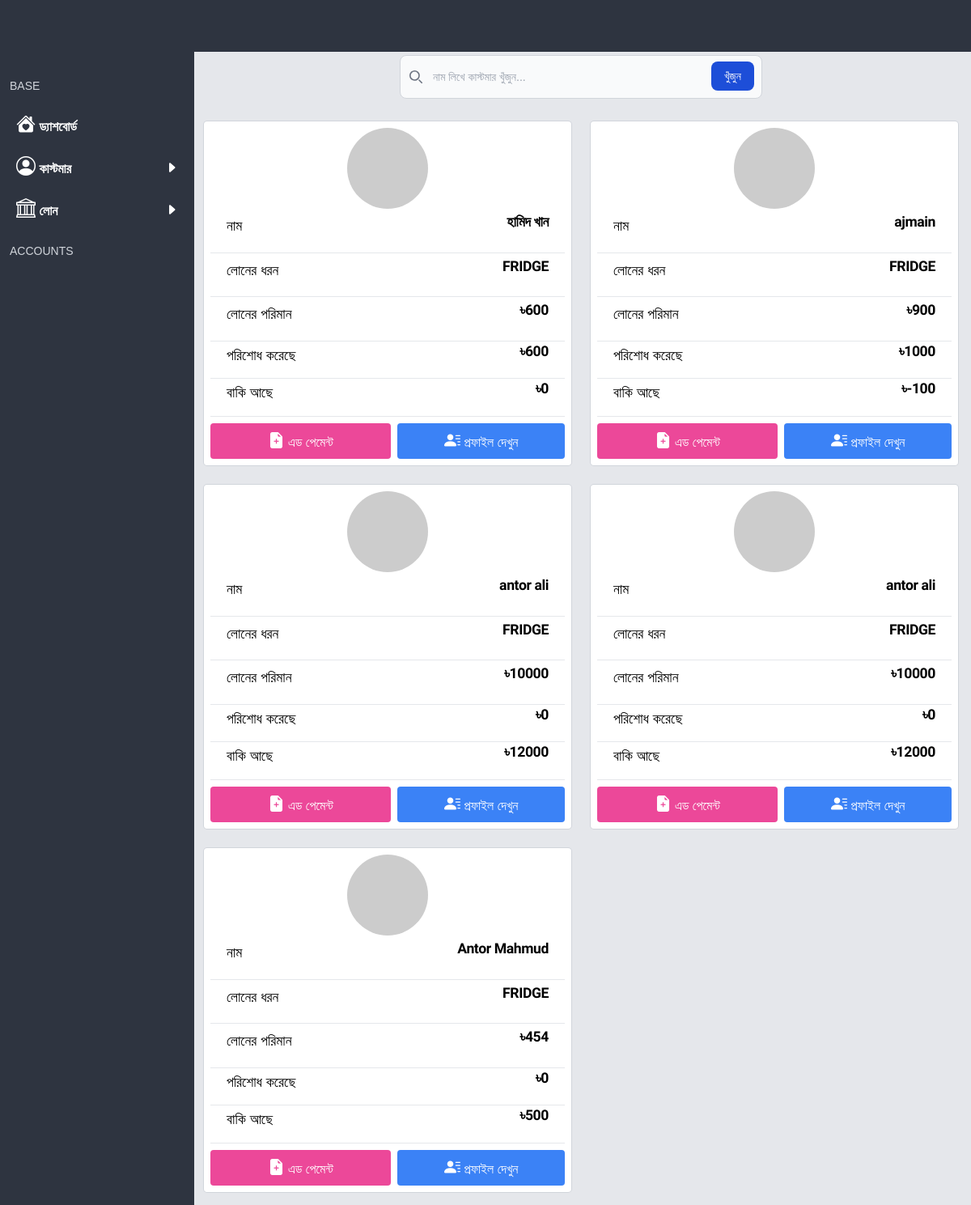
Before: /see-customer (signed in) with the older database file.
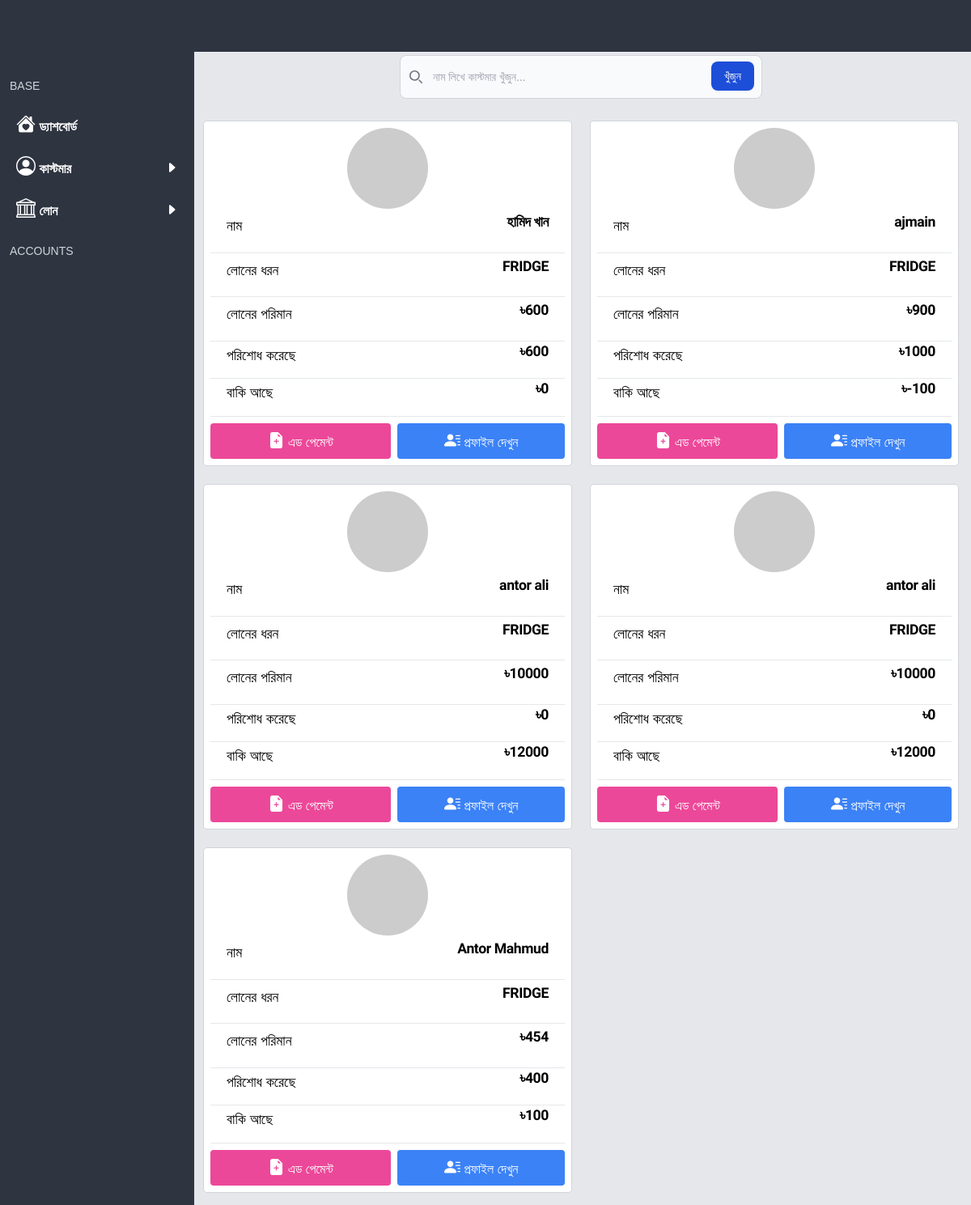
After: the same page with the newer database file.
### base/models.py (models this page shows, shortened)
class Base(models.Model):
    created_at = models.DateTimeField(default=timezone.now, editable=False)
    updated_at = models.DateTimeField(auto_now=True)
    class Meta:
        abstract = True

class Customer(Base):
    name = models.CharField(max_length=100)
    address = models.CharField(max_length=100)
    mobile = models.CharField(max_length=100)
    loans = models.ForeignKey(Loan, on_delete=models.CASCADE, related_name='user_loan')
    total_loan_amount = models.IntegerField(default=0)
    already_paid = models.IntegerField(default=0)
    have_to_paid = models.IntegerField(default=0)
    dp = models.FileField(upload_to='dp', null=True, blank=True)
    notes = models.TextField(null=True, blank=True)
    mission_complete = models.BooleanField(default=False)
    profit = models.IntegerField(default=0)
    have_to_pay = models.IntegerField(default=0)

class Loan(Base):
    name = models.CharField(max_length=100)
    price = models.IntegerField(default=0)

### base/views.py (the view)
# urls.py: path('see-customer', show_customer),
@onlyuser
def show_customer(request):
    customers = Customer.objects.all()
    if request.GET.get('q'):
        customers = customers.filter(name__icontains=request.GET.get('q'))
    context = {'customer' : customers}
    return render(request, 'seecustomer.html', context)

### templates/seecustomer.html (shortened to what this page needs)
{% extends 'base.html' %}
{% block body %}
<form class="mb-5 max-w-md mx-auto" method="GET" action="/see-customer">
  <div class="relative">
      <div class="absolute inset-y-0 start-0 flex items-center ps-3 pointer-events-none">
      </div>
      <input name="q" type="search" id="default-search" class="block w-full p-4 ps-10 text-sm text-gray-900 border border-gray-300 rounded-lg bg-gray-50 focus:ring-blue-500 focus:border-blue-500" placeholder="নাম লিখে কাস্টমার খুঁজুন..." required />
      <button type="submit" class="text-white absolute end-2.5 bottom-2.5 bg-blue-700 hover:bg-blue-800 focus:ring-4 focus:outline-none focus:ring-blue-300 font-medium rounded-lg text-sm px-4 py-2">খুঁজুন</button>
  </div>
</form>
<div class="grid grid-cols-1 md:grid-cols-2 gap-2">
   {% for c in customer %}
   <div class="z-0 relative m-2 p-2 rounded bg-white flex flex-col justify-center ring ring-1 ring-gray-300">
     <div class="flex items-center justify-center">
       <img class="rounded-full w-[100px]" src="https://api.dicebear.com/9.x/identicon/svg?seed={{c.name}}" />
     </div>
     <div class="info flex items-start justify-between mx-5 my-2">
       <p class="mute">নাম</p>
       <p class="mute gab">{{c.name}}</p>
     </div>
     <hr>
     <div class="info flex items-start justify-between mx-5 my-2">
       <p class="mute">লোনের ধরন</p>
       <p class="mute gab">{{c.loans.name}}</p>
     </div>
     <hr>
     <div class="info flex items-start justify-between mx-5 my-2">
       <p class="mute">লোনের পরিমান</p>
       <p class="mute gab">৳{{c.total_loan_amount}}</p>
     </div>
     <hr>
     <div class="info flex items-start justify-between mx-5 my-1">
       <p class="mute">পরিশোধ করেছে</p>
       <p class="mute gab">৳{{c.already_paid}}</p>
     </div>
     <hr>
     <div class="info flex items-start justify-between mx-5 my-1">
       <p class="mute">বাকি আছে</p>
       <p class="mute gab">৳{{c.have_to_paid}}</p>
     </div>
     <hr>
<div class="gap-2 mt-2 flex items-center justify-between">
<button data-modal-id="modal-{{c.id}}" class="openModalBtn w-full text-white py-2 px-4 rounded bg-pink-500">
       <i class="text-xl bi bi-file-earmark-plus-fill"></i> এড পেমেন্ট
     </button>
<a class="w-full"  href="/profile/{{c.id}}">
<button class=" text-white py-2 px-4 rounded bg-blue-500 w-full">
       <i class="text-xl bi bi-person-lines-fill my-auto"></i> প্রফাইল দেখুন
     </button>
</a>
</div>
   </div>
   {% endfor %}
{% endblock %}

Changed rows visible on the page:
changed Customer "Antor Mahmud": already_paid "0" → "400"; have_to_paid "500" → "100"
